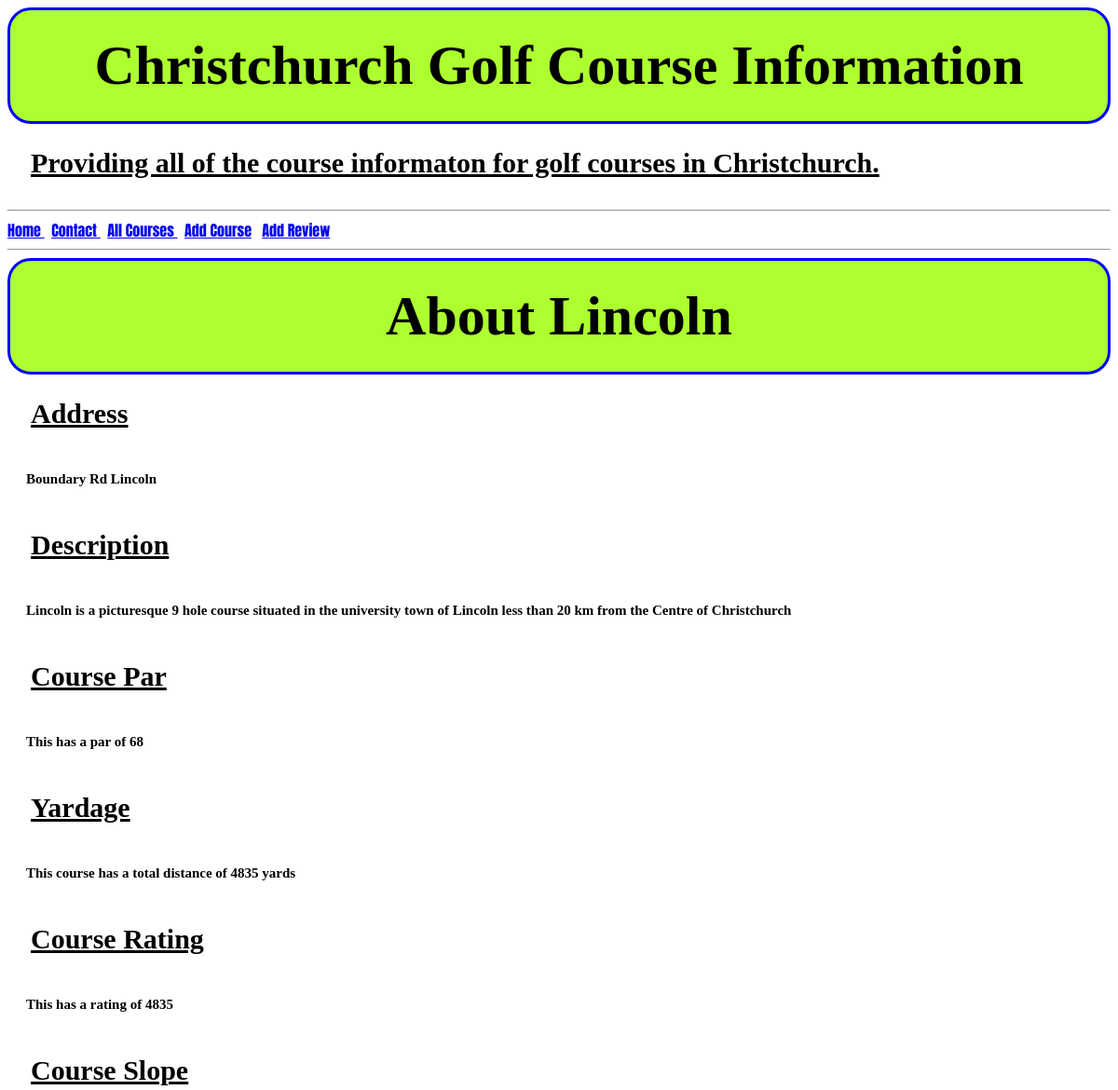
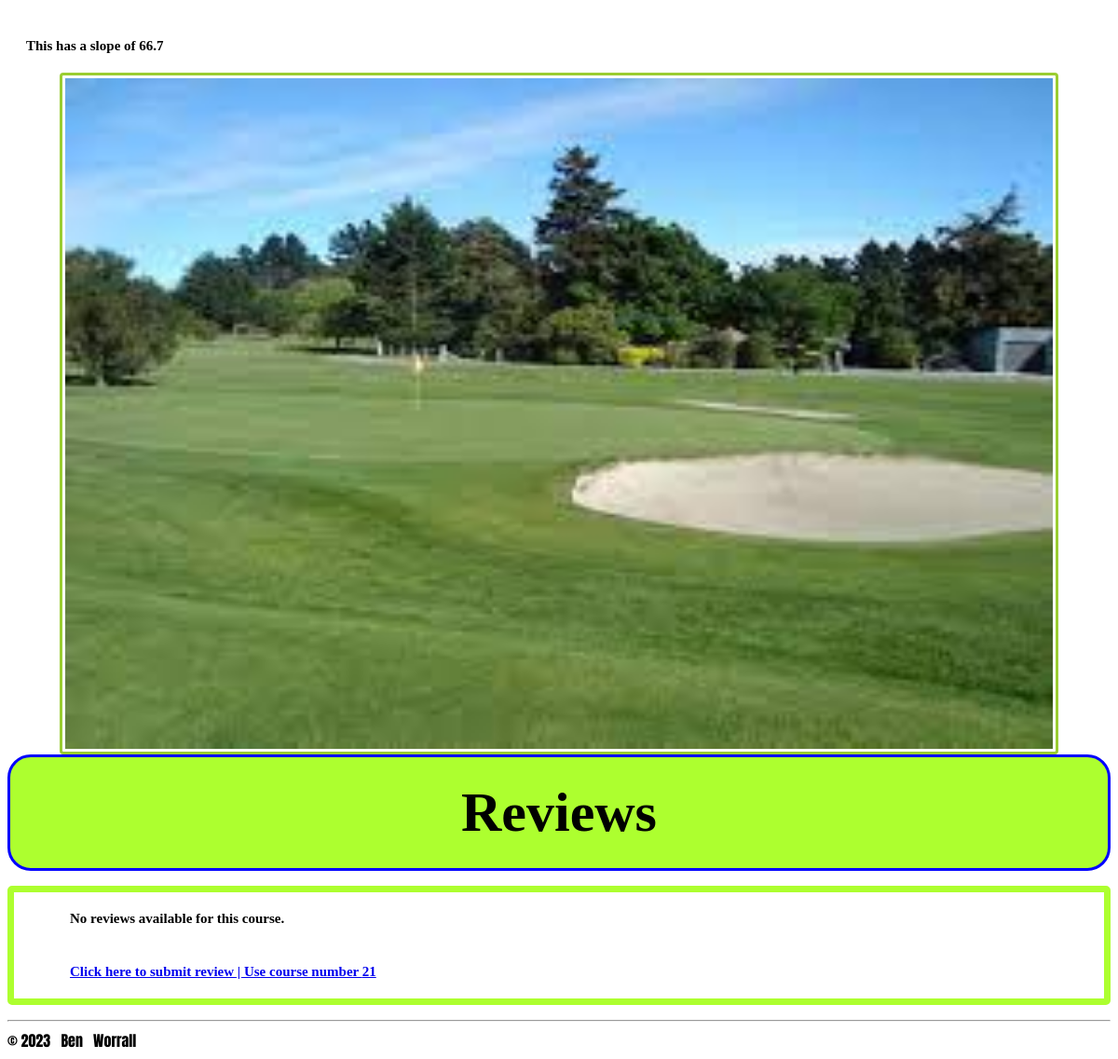
The page /golf/21 on the database its author committed (2 pictures, top to bottom).
### tables this page shows
CREATE TABLE courses (id INTEGER PRIMARY KEY AUTOINCREMENT, name TEXT, location TEXT, description TEXT, par TEXT, yardage TEXT, rating TEXT, slope TEXT, photo BLOB);

### routs.py (the view)
@app.route('/golf/<int:id>')
def golf(id):
    conn = sqlite3.connect('golfweb.db')  # Connection to the database
    cur = conn.cursor()
    cur.execute('SELECT * FROM Courses WHERE id=?', (id,))  # Executed a SQL query to retrieve data from the courses table for the specified id
    golf = cur.fetchone()
    print(golf)
    cur.execute('SELECT * FROM reviews WHERE course_id=?', (id,))  # Executed a SQL query to retrieve data from reviews table for the spesific course id
    reviews = cur.fetchall()
    return render_template('golf.html', golf=golf, reviews=reviews)

### templates/golf.html (shortened to what this page needs)
{% extends 'layout.html' %}
{% block content%}
<h1>About {{ golf[1] }}</h1>
<h2>Address</h2>
<h4>{{ golf[2] }}</h4>
<h2>Description</h2>
<h4>{{ golf[3] }}</h4>
<h2>Course Par</h2>
<h4>This has a par of {{ golf[4] }}</h4>
<h2>Yardage</h2>
<h4>This course has a total distance of {{ golf[5] }} yards</h4>
<h2>Course Rating</h2>
<h4>This has a rating of {{ golf[5] }}</h4>
<h2>Course Slope</h2>
<h4>This has a slope of {{ golf[6] }}</h4>
<img src='{{ golf[8] }}' class="image2" height="720" width="1060"/>
<h1>Reviews</h2>
{% if reviews %}
    <h2></h2>
{% else %}
    <ol style="border: 7px solid greenyellow; border-radius: 5px;">
    <h4>No reviews available for this course.</h4>
    <h4><a href = "/reviews"> Click here to submit review | Use course number {{golf[0]}}</a></h4>
    </ol>
{% endif %}
{% endblock %}

### static/css/style.css (style rules this page uses)
html { font-family: 'Anton', sans-serif; }
h1 { font-family: Georgia, 'Times New Roman', Times, serif; font-size: 60px; text-align: center; padding: 25px; margin: 0; border: 3px solid blue; border-radius: 25px; background-color: greenyellow; }
h2 { font-family: Georgia, 'Times New Roman', Times, serif; font-size: 30px; text-align: left; padding: 25px; text-decoration: underline; margin: 0; }
h4 { font-family: Georgia, 'Times New Roman', Times, serif; font-size: 15px; text-align: left; padding: 20px; margin: 0; }
.image2 { border: 3px solid yellowgreen; border-radius: 4px; padding: 3px; display: block; margin-left: auto; margin-right: auto; }

### rows shown on the page
courses: name "Lincoln", location "Boundary Rd Lincoln", description "Lincoln is a picturesque 9 hole course situated in the university town of Lincoln less than 20 km from the Centre of Christchurch", par "68", yardage "4835", rating "66.7", photo (picture), id "21"
